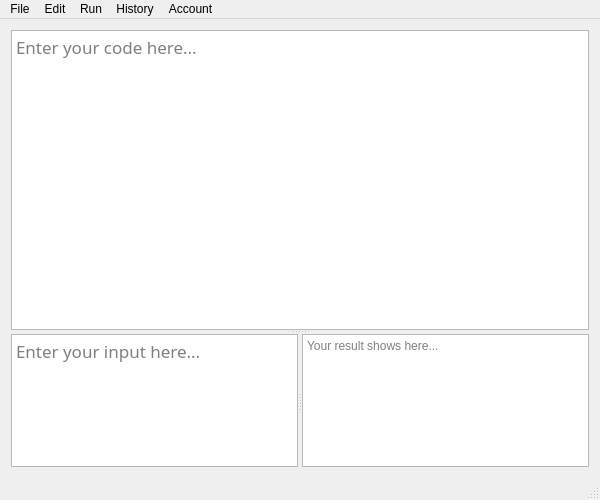
<?xml version="1.0" encoding="UTF-8"?>
<ui version="4.0">
 <class>BrainfuckIDE</class>
 <widget class="QMainWindow" name="BrainfuckIDE">
  <property name="geometry">
   <rect>
    <x>0</x>
    <y>0</y>
    <width>600</width>
    <height>500</height>
   </rect>
  </property>
  <property name="windowTitle">
   <string>BrainfuckIDE</string>
  </property>
  <widget class="QWidget" name="centralWidget">
   <layout class="QVBoxLayout" name="verticalLayout">
    <item>
     <widget class="QSplitter" name="splitter_2">
      <property name="sizePolicy">
       <sizepolicy hsizetype="Expanding" vsizetype="Expanding">
        <horstretch>0</horstretch>
        <verstretch>0</verstretch>
       </sizepolicy>
      </property>
      <property name="orientation">
       <enum>Qt::Vertical</enum>
      </property>
      <widget class="QPlainTextEdit" name="CodeEditor">
       <property name="minimumSize">
        <size>
         <width>0</width>
         <height>300</height>
        </size>
       </property>
       <property name="font">
        <font>
         <family>Monaco</family>
         <pointsize>13</pointsize>
         <weight>50</weight>
         <italic>false</italic>
         <bold>false</bold>
        </font>
       </property>
       <property name="styleSheet">
        <string notr="true">font: 13pt &quot;Monaco&quot;;</string>
       </property>
       <property name="undoRedoEnabled">
        <bool>true</bool>
       </property>
       <property name="placeholderText">
        <string>Enter your code here...</string>
       </property>
      </widget>
      <widget class="QSplitter" name="splitter">
       <property name="sizePolicy">
        <sizepolicy hsizetype="Expanding" vsizetype="Expanding">
         <horstretch>0</horstretch>
         <verstretch>0</verstretch>
        </sizepolicy>
       </property>
       <property name="minimumSize">
        <size>
         <width>0</width>
         <height>0</height>
        </size>
       </property>
       <property name="maximumSize">
        <size>
         <width>16777215</width>
         <height>16777215</height>
        </size>
       </property>
       <property name="baseSize">
        <size>
         <width>0</width>
         <height>0</height>
        </size>
       </property>
       <property name="orientation">
        <enum>Qt::Horizontal</enum>
       </property>
       <widget class="QPlainTextEdit" name="InputEditor">
        <property name="sizePolicy">
         <sizepolicy hsizetype="Expanding" vsizetype="Expanding">
          <horstretch>0</horstretch>
          <verstretch>0</verstretch>
         </sizepolicy>
        </property>
        <property name="minimumSize">
         <size>
          <width>0</width>
          <height>0</height>
         </size>
        </property>
        <property name="baseSize">
         <size>
          <width>0</width>
          <height>0</height>
         </size>
        </property>
        <property name="font">
         <font>
          <family>Monaco</family>
          <pointsize>13</pointsize>
          <weight>50</weight>
          <italic>false</italic>
          <bold>false</bold>
         </font>
        </property>
        <property name="styleSheet">
         <string notr="true">font: 13pt &quot;Monaco&quot;;</string>
        </property>
        <property name="placeholderText">
         <string>Enter your input here...</string>
        </property>
       </widget>
       <widget class="QTextBrowser" name="Output">
        <property name="sizePolicy">
         <sizepolicy hsizetype="Expanding" vsizetype="Expanding">
          <horstretch>0</horstretch>
          <verstretch>0</verstretch>
         </sizepolicy>
        </property>
        <property name="minimumSize">
         <size>
          <width>0</width>
          <height>0</height>
         </size>
        </property>
        <property name="baseSize">
         <size>
          <width>0</width>
          <height>0</height>
         </size>
        </property>
        <property name="styleSheet">
         <string notr="true">font: 13pt &quot;Monaco&quot;;</string>
        </property>
        <property name="placeholderText">
         <string>Your result shows here...</string>
        </property>
       </widget>
      </widget>
     </widget>
    </item>
   </layout>
  </widget>
  <widget class="QMenuBar" name="menuBar">
   <property name="geometry">
    <rect>
     <x>0</x>
     <y>0</y>
     <width>600</width>
     <height>22</height>
    </rect>
   </property>
   <widget class="QMenu" name="menuFile">
    <property name="title">
     <string>File</string>
    </property>
    <addaction name="actionNew"/>
    <addaction name="actionOpen"/>
    <addaction name="actionSave"/>
    <addaction name="actionSave_as"/>
    <addaction name="actionExit"/>
   </widget>
   <widget class="QMenu" name="menuRun">
    <property name="title">
     <string>Run</string>
    </property>
    <addaction name="actionExecute"/>
   </widget>
   <widget class="QMenu" name="menuVersion">
    <property name="title">
     <string>History</string>
    </property>
    <addaction name="actionHistory"/>
    <addaction name="separator"/>
   </widget>
   <widget class="QMenu" name="menuAccount">
    <property name="title">
     <string>Account</string>
    </property>
    <addaction name="actionCreate_new_account"/>
    <addaction name="actionLogin"/>
    <addaction name="actionLogout"/>
   </widget>
   <widget class="QMenu" name="menuEdit">
    <property name="title">
     <string>Edit</string>
    </property>
    <addaction name="actionUndo"/>
    <addaction name="actionRedo"/>
   </widget>
   <addaction name="menuFile"/>
   <addaction name="menuEdit"/>
   <addaction name="menuRun"/>
   <addaction name="menuVersion"/>
   <addaction name="menuAccount"/>
  </widget>
  <widget class="QStatusBar" name="statusBar"/>
  <action name="actionNew">
   <property name="text">
    <string>New</string>
   </property>
   <property name="shortcut">
    <string>Ctrl+N</string>
   </property>
  </action>
  <action name="actionOpen">
   <property name="text">
    <string>Open</string>
   </property>
   <property name="shortcut">
    <string>Ctrl+O</string>
   </property>
  </action>
  <action name="actionSave">
   <property name="text">
    <string>Save</string>
   </property>
   <property name="shortcut">
    <string>Ctrl+S</string>
   </property>
  </action>
  <action name="actionExit">
   <property name="text">
    <string>Exit</string>
   </property>
   <property name="shortcut">
    <string>Ctrl+Q</string>
   </property>
  </action>
  <action name="actionExecute">
   <property name="text">
    <string>Execute</string>
   </property>
   <property name="shortcut">
    <string>Ctrl+R</string>
   </property>
  </action>
  <action name="actionLogin">
   <property name="text">
    <string>Login</string>
   </property>
   <property name="shortcut">
    <string>Ctrl+L</string>
   </property>
  </action>
  <action name="actionLogout">
   <property name="text">
    <string>Logout</string>
   </property>
   <property name="shortcut">
    <string>Meta+Ctrl+L</string>
   </property>
  </action>
  <action name="actionCreate_new_account">
   <property name="text">
    <string>Create account</string>
   </property>
   <property name="shortcut">
    <string>Ctrl+Shift+N</string>
   </property>
  </action>
  <action name="actionSave_as">
   <property name="text">
    <string>Save as</string>
   </property>
   <property name="shortcut">
    <string>Meta+Ctrl+S</string>
   </property>
  </action>
  <action name="actionHistory">
   <property name="text">
    <string>Version control</string>
   </property>
  </action>
  <action name="actionUndo">
   <property name="text">
    <string>Undo</string>
   </property>
   <property name="shortcut">
    <string>Ctrl+Z</string>
   </property>
  </action>
  <action name="actionRedo">
   <property name="text">
    <string>Redo</string>
   </property>
   <property name="shortcut">
    <string>Ctrl+Shift+Z</string>
   </property>
  </action>
 </widget>
 <layoutdefault spacing="6" margin="11"/>
 <resources/>
 <connections/>
</ui>
